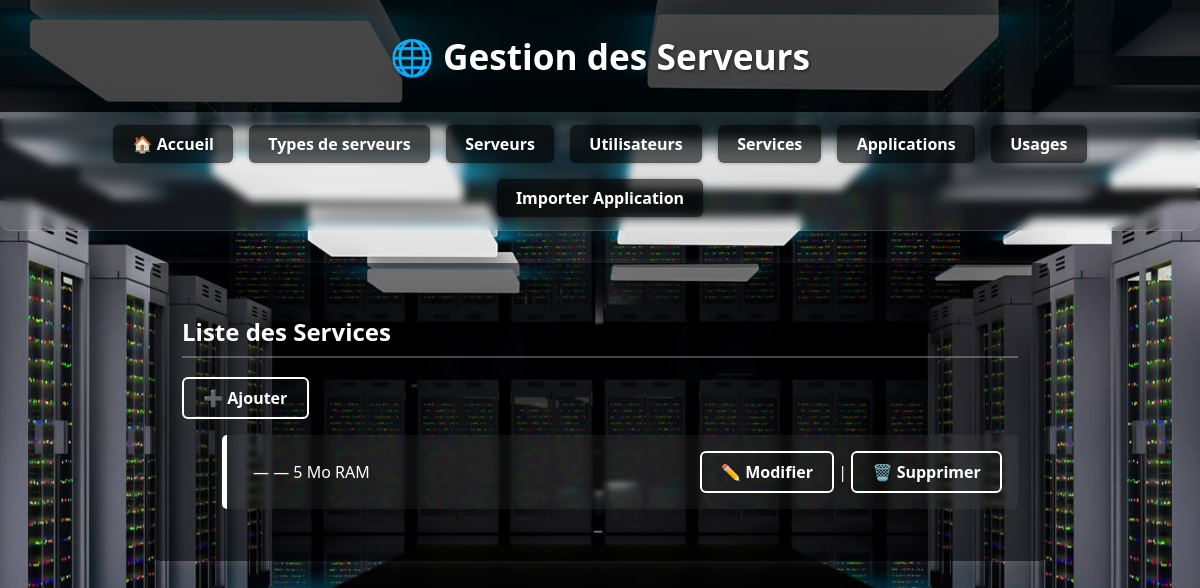
/services/, run on an earlier commit of the app's database.
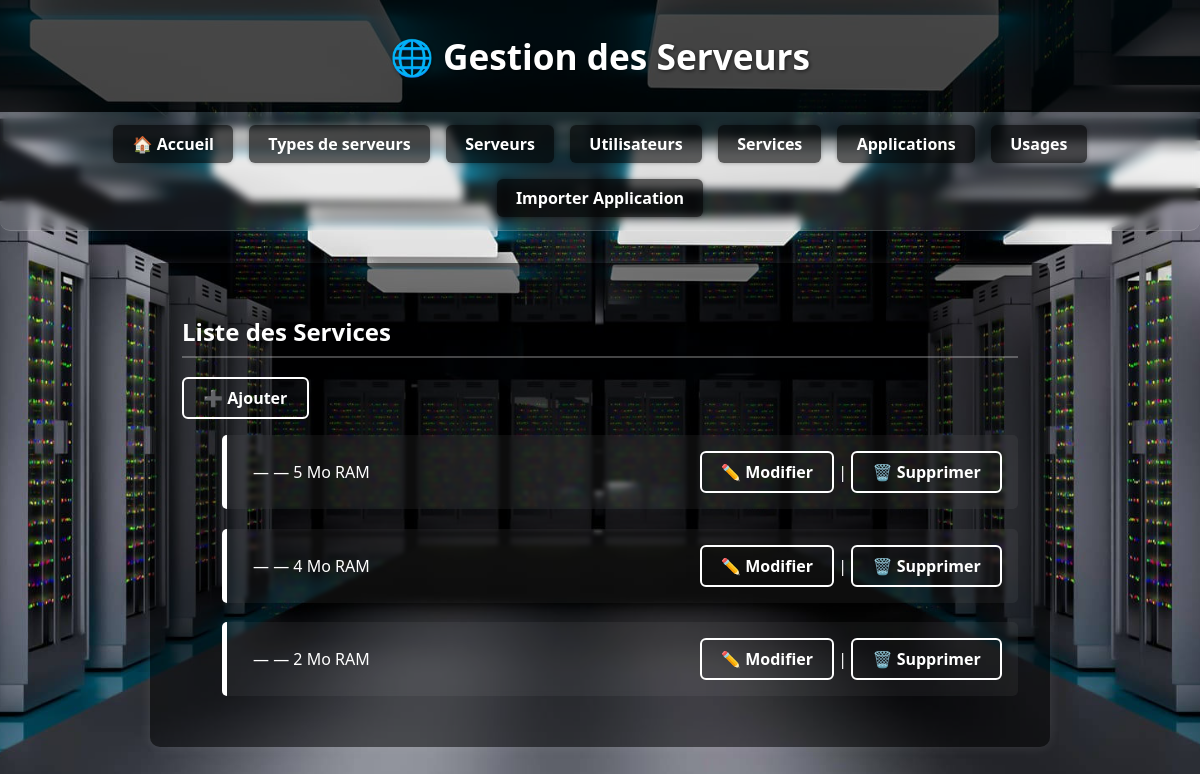
And on a later commit of the database.
### gestion/models/service.py (models this page shows, shortened)
class Service(models.Model):
    nom = models.CharField(max_length=100)
    date_lancement = models.DateField()
    espace_memoire_utilise = models.PositiveIntegerField(help_text="En Mo")
    memoire_vive_necessaire = models.PositiveIntegerField(help_text="En Mo")
    serveur = models.ForeignKey(Serveur, on_delete=models.CASCADE)

### gestion/views.py (the view)
# urls.py: path('services/', views.liste_service, name='liste_service'),
def liste_service(request):
    services = Service.objects.all()
    return render(request, 'gestion/service/liste.html', {'services': services})

### gestion/templates/gestion/service/liste.html
{% extends 'gestion/base.html' %}
{% block content %}
<h2>Liste des Services</h2>
<a href="{% url 'ajouter_service' %}" class="btn-ajouter">➕ Ajouter</a>
<ul>
    {% for item in services %}
    <li>
        <span style="display: flex; align-items: center; gap: 10px;">
            <strong>{{ item.nom.service }}</strong> — {{ item.serveur.nom_serveur }} — {{ item.memoire_vive_necessaire }} Mo RAM
        </span>
        <span>
            <a href="{% url 'modifier_service' item.id %}" class="btn-action">✏️ Modifier</a> |
            <a href="{% url 'supprimer_service' item.id %}" class="btn-action">🗑️ Supprimer</a>
        </span>
    </li>
    {% empty %}<li>Aucun service trouvé.</li>{% endfor %}
</ul>
{% endblock %}

### gestion/templates/gestion/base.html (shortened to what this page needs)
<!DOCTYPE html>
<html lang="fr">
<head>
    {% load static %}
    <link rel="stylesheet" href="{% static 'css/style.css' %}">
</head>
<body>
    <header class="main-header">
        <h1>🌐 Gestion des Serveurs</h1>
    </header>
    <nav class="navbar">
        <a href="{% url 'home' %}">🏠 Accueil</a>
        <a href="{% url 'liste_type_serveur' %}">Types de serveurs</a>
        <a href="{% url 'liste_serveur' %}">Serveurs</a>
        <a href="{% url 'liste_utilisateur' %}">Utilisateurs</a>
        <a href="{% url 'liste_service' %}">Services</a>
        <a href="{% url 'liste_application' %}">Applications</a>
        <a href="{% url 'liste_usage' %}">Usages</a>
        <a href="{% url 'import_application' %}">Importer Application</a>
    </nav>
    <main>
        {% block content %}
        {% endblock %}
    </main>
</body>
</html>

### static/css/style.css (style rules this page uses)
* { box-sizing: border-box; }
body { margin: 0; padding: 0; font-family: 'Segoe UI', sans-serif; background: url("/static/images/background.jpg") no-repeat center center fixed; background-size: cover; color: #ffffff; }
.main-header { background-color: rgba(0, 0, 0, 0.7); color: #ffffff; text-align: center; padding: 2rem; box-shadow: 0 0 15px rgba(255, 255, 255, 0.1); }
.main-header h1 { margin: 0; font-size: 2.2rem; text-shadow: 1px 1px 4px rgba(0, 0, 0, 0.6); }
.navbar { background-color: rgba(255, 255, 255, 0.08); display: flex; justify-content: center; flex-wrap: wrap; padding: 0.8rem 1.5rem; gap: 1rem; border-bottom: 1px solid rgba(255, 255, 255, 0.15); backdrop-filter: blur(4px); border-radius: 0 0 10px 10px; }
.navbar a { background-color: rgba(0, 0, 0, 0.6); color: #ffffff; padding: 0.5rem 1.2rem; text-decoration: none; font-weight: bold; border-radius: 6px; transition: background-color 0.3s ease, color 0.3s ease; box-shadow: 0 0 4px rgba(0, 0, 0, 0.3); }
main { background-color: rgba(0, 0, 0, 0.5); margin: 2rem auto; padding: 2rem; max-width: 900px; border-radius: 10px; box-shadow: 0 0 12px rgba(255, 255, 255, 0.1); }
h2 { color: #ffffff; border-bottom: 2px solid #ffffff44; padding-bottom: 0.5rem; }
li { margin-bottom: 1.2rem; padding: 1rem; background-color: rgba(255, 255, 255, 0.05); border-left: 5px solid #ffffff; border-radius: 5px; display: flex; justify-content: space-between; align-items: center; flex-wrap: wrap; backdrop-filter: blur(2px); }
button, .btn-ajouter, .btn-action { background-color: transparent; border: 2px solid #ffffff; color: #ffffff; padding: 0.5rem 1.2rem; font-weight: bold; border-radius: 6px; text-decoration: none; display: inline-block; cursor: pointer; transition: background-color 0.3s, color 0.3s; }

What changed in the data, as far as the page shows it:
added Service: memoire_vive_necessaire "4"
added Service: memoire_vive_necessaire "2"
